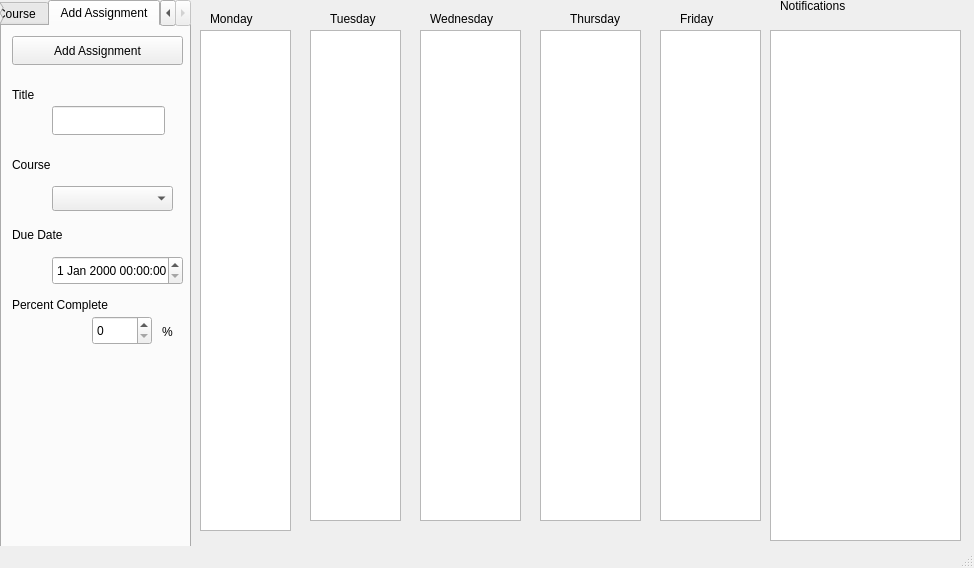
<?xml version="1.0" encoding="UTF-8"?>
<ui version="4.0">
 <class>MainWindow</class>
 <widget class="QMainWindow" name="MainWindow">
  <property name="geometry">
   <rect>
    <x>0</x>
    <y>0</y>
    <width>974</width>
    <height>568</height>
   </rect>
  </property>
  <property name="windowTitle">
   <string>MainWindow</string>
  </property>
  <widget class="QWidget" name="centralwidget">
   <widget class="QTabWidget" name="tabWidget">
    <property name="geometry">
     <rect>
      <x>0</x>
      <y>0</y>
      <width>191</width>
      <height>551</height>
     </rect>
    </property>
    <property name="currentIndex">
     <number>1</number>
    </property>
    <widget class="QWidget" name="AddCourse">
     <attribute name="title">
      <string>Add Course</string>
     </attribute>
     <widget class="QScrollArea" name="scrollArea">
      <property name="geometry">
       <rect>
        <x>-10</x>
        <y>0</y>
        <width>181</width>
        <height>541</height>
       </rect>
      </property>
      <property name="verticalScrollBarPolicy">
       <enum>Qt::ScrollBarAsNeeded</enum>
      </property>
      <property name="widgetResizable">
       <bool>true</bool>
      </property>
      <widget class="QWidget" name="scrollAreaWidgetContents">
       <property name="geometry">
        <rect>
         <x>0</x>
         <y>0</y>
         <width>179</width>
         <height>539</height>
        </rect>
       </property>
       <widget class="QPushButton" name="AddCourseButton">
        <property name="geometry">
         <rect>
          <x>10</x>
          <y>10</y>
          <width>161</width>
          <height>29</height>
         </rect>
        </property>
        <property name="text">
         <string>Add Course</string>
        </property>
        <property name="flat">
         <bool>false</bool>
        </property>
       </widget>
       <widget class="QLineEdit" name="CourseTitle">
        <property name="geometry">
         <rect>
          <x>50</x>
          <y>90</y>
          <width>113</width>
          <height>29</height>
         </rect>
        </property>
        <property name="text">
         <string/>
        </property>
       </widget>
       <widget class="QLabel" name="CourseTitleLabel">
        <property name="geometry">
         <rect>
          <x>10</x>
          <y>60</y>
          <width>81</width>
          <height>17</height>
         </rect>
        </property>
        <property name="text">
         <string>Course Title</string>
        </property>
       </widget>
       <widget class="QLabel" name="CourseTime">
        <property name="geometry">
         <rect>
          <x>10</x>
          <y>130</y>
          <width>71</width>
          <height>17</height>
         </rect>
        </property>
        <property name="text">
         <string>Time</string>
        </property>
       </widget>
       <widget class="QTimeEdit" name="CourseTimeStart">
        <property name="geometry">
         <rect>
          <x>50</x>
          <y>170</y>
          <width>118</width>
          <height>29</height>
         </rect>
        </property>
       </widget>
       <widget class="QLabel" name="label">
        <property name="geometry">
         <rect>
          <x>30</x>
          <y>150</y>
          <width>56</width>
          <height>17</height>
         </rect>
        </property>
        <property name="text">
         <string>Start</string>
        </property>
       </widget>
       <widget class="QLabel" name="label_4">
        <property name="geometry">
         <rect>
          <x>30</x>
          <y>200</y>
          <width>56</width>
          <height>17</height>
         </rect>
        </property>
        <property name="text">
         <string>End</string>
        </property>
       </widget>
       <widget class="QTimeEdit" name="CourseTimeEnd">
        <property name="geometry">
         <rect>
          <x>50</x>
          <y>220</y>
          <width>118</width>
          <height>29</height>
         </rect>
        </property>
       </widget>
       <widget class="QLabel" name="label_5">
        <property name="geometry">
         <rect>
          <x>10</x>
          <y>270</y>
          <width>56</width>
          <height>17</height>
         </rect>
        </property>
        <property name="text">
         <string>Location</string>
        </property>
       </widget>
       <widget class="QLineEdit" name="CourseLocation">
        <property name="geometry">
         <rect>
          <x>60</x>
          <y>290</y>
          <width>113</width>
          <height>29</height>
         </rect>
        </property>
       </widget>
       <widget class="QLabel" name="label_6">
        <property name="geometry">
         <rect>
          <x>10</x>
          <y>330</y>
          <width>56</width>
          <height>17</height>
         </rect>
        </property>
        <property name="text">
         <string>Days</string>
        </property>
       </widget>
       <widget class="QCheckBox" name="CheckBoxMWF">
        <property name="geometry">
         <rect>
          <x>70</x>
          <y>350</y>
          <width>88</width>
          <height>22</height>
         </rect>
        </property>
        <property name="text">
         <string>M, W, F</string>
        </property>
        <property name="checked">
         <bool>false</bool>
        </property>
       </widget>
       <widget class="QCheckBox" name="CheckBoxTTH">
        <property name="geometry">
         <rect>
          <x>70</x>
          <y>390</y>
          <width>88</width>
          <height>22</height>
         </rect>
        </property>
        <property name="text">
         <string>T, TH</string>
        </property>
       </widget>
      </widget>
     </widget>
    </widget>
    <widget class="QWidget" name="AddAssignment">
     <attribute name="title">
      <string>Add Assignment</string>
     </attribute>
     <widget class="QLabel" name="label_8">
      <property name="geometry">
       <rect>
        <x>10</x>
        <y>60</y>
        <width>56</width>
        <height>17</height>
       </rect>
      </property>
      <property name="text">
       <string>Title</string>
      </property>
     </widget>
     <widget class="QLineEdit" name="AssignmentTitle">
      <property name="geometry">
       <rect>
        <x>50</x>
        <y>80</y>
        <width>113</width>
        <height>29</height>
       </rect>
      </property>
     </widget>
     <widget class="QLabel" name="label_9">
      <property name="geometry">
       <rect>
        <x>10</x>
        <y>130</y>
        <width>56</width>
        <height>17</height>
       </rect>
      </property>
      <property name="text">
       <string>Course</string>
      </property>
     </widget>
     <widget class="QComboBox" name="CoursesComboBox">
      <property name="geometry">
       <rect>
        <x>50</x>
        <y>160</y>
        <width>121</width>
        <height>25</height>
       </rect>
      </property>
     </widget>
     <widget class="QLabel" name="label_10">
      <property name="geometry">
       <rect>
        <x>10</x>
        <y>200</y>
        <width>56</width>
        <height>17</height>
       </rect>
      </property>
      <property name="text">
       <string>Due Date</string>
      </property>
     </widget>
     <widget class="QDateTimeEdit" name="CourseDateTimeEdit">
      <property name="geometry">
       <rect>
        <x>50</x>
        <y>230</y>
        <width>131</width>
        <height>29</height>
       </rect>
      </property>
     </widget>
     <widget class="QLabel" name="label_11">
      <property name="geometry">
       <rect>
        <x>10</x>
        <y>270</y>
        <width>111</width>
        <height>17</height>
       </rect>
      </property>
      <property name="text">
       <string>Percent Complete</string>
      </property>
     </widget>
     <widget class="QSpinBox" name="AssignmentPercentComplete">
      <property name="geometry">
       <rect>
        <x>90</x>
        <y>290</y>
        <width>60</width>
        <height>29</height>
       </rect>
      </property>
      <property name="maximum">
       <number>100</number>
      </property>
     </widget>
     <widget class="QLabel" name="label_12">
      <property name="geometry">
       <rect>
        <x>160</x>
        <y>290</y>
        <width>56</width>
        <height>31</height>
       </rect>
      </property>
      <property name="text">
       <string>%</string>
      </property>
     </widget>
     <widget class="QPushButton" name="AddAssignmentButton">
      <property name="geometry">
       <rect>
        <x>10</x>
        <y>10</y>
        <width>171</width>
        <height>29</height>
       </rect>
      </property>
      <property name="text">
       <string>Add Assignment</string>
      </property>
     </widget>
    </widget>
   </widget>
   <widget class="QLabel" name="label_15">
    <property name="geometry">
     <rect>
      <x>680</x>
      <y>10</y>
      <width>56</width>
      <height>17</height>
     </rect>
    </property>
    <property name="text">
     <string>Friday</string>
    </property>
   </widget>
   <widget class="QListWidget" name="ThursdayCourses">
    <property name="geometry">
     <rect>
      <x>540</x>
      <y>30</y>
      <width>101</width>
      <height>491</height>
     </rect>
    </property>
   </widget>
   <widget class="QListWidget" name="FridayCourses">
    <property name="geometry">
     <rect>
      <x>660</x>
      <y>30</y>
      <width>101</width>
      <height>491</height>
     </rect>
    </property>
   </widget>
   <widget class="QLabel" name="label_13">
    <property name="geometry">
     <rect>
      <x>430</x>
      <y>10</y>
      <width>71</width>
      <height>17</height>
     </rect>
    </property>
    <property name="text">
     <string>Wednesday</string>
    </property>
   </widget>
   <widget class="QLabel" name="label_7">
    <property name="geometry">
     <rect>
      <x>780</x>
      <y>-10</y>
      <width>101</width>
      <height>31</height>
     </rect>
    </property>
    <property name="text">
     <string>Notifications</string>
    </property>
   </widget>
   <widget class="QListWidget" name="MondayCourses">
    <property name="geometry">
     <rect>
      <x>200</x>
      <y>30</y>
      <width>91</width>
      <height>501</height>
     </rect>
    </property>
    <property name="spacing">
     <number>0</number>
    </property>
   </widget>
   <widget class="QListWidget" name="WednesdayCourses">
    <property name="geometry">
     <rect>
      <x>420</x>
      <y>30</y>
      <width>101</width>
      <height>491</height>
     </rect>
    </property>
   </widget>
   <widget class="QLabel" name="label_14">
    <property name="geometry">
     <rect>
      <x>570</x>
      <y>10</y>
      <width>56</width>
      <height>17</height>
     </rect>
    </property>
    <property name="text">
     <string>Thursday</string>
    </property>
   </widget>
   <widget class="QLabel" name="label_2">
    <property name="geometry">
     <rect>
      <x>210</x>
      <y>10</y>
      <width>56</width>
      <height>17</height>
     </rect>
    </property>
    <property name="text">
     <string>Monday</string>
    </property>
   </widget>
   <widget class="QLabel" name="label_3">
    <property name="geometry">
     <rect>
      <x>330</x>
      <y>10</y>
      <width>56</width>
      <height>17</height>
     </rect>
    </property>
    <property name="text">
     <string>Tuesday</string>
    </property>
   </widget>
   <widget class="QListWidget" name="TuesdayCourses">
    <property name="geometry">
     <rect>
      <x>310</x>
      <y>30</y>
      <width>91</width>
      <height>491</height>
     </rect>
    </property>
   </widget>
   <widget class="QListWidget" name="NotificationList">
    <property name="geometry">
     <rect>
      <x>770</x>
      <y>30</y>
      <width>191</width>
      <height>511</height>
     </rect>
    </property>
   </widget>
  </widget>
  <widget class="QMenuBar" name="menubar">
   <property name="geometry">
    <rect>
     <x>0</x>
     <y>0</y>
     <width>974</width>
     <height>23</height>
    </rect>
   </property>
  </widget>
  <widget class="QStatusBar" name="statusbar"/>
 </widget>
 <resources/>
 <connections/>
</ui>
